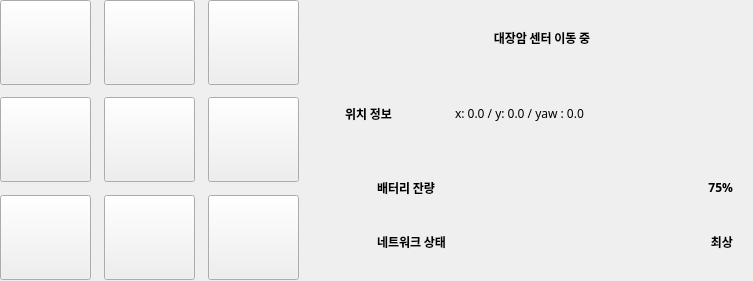
<?xml version="1.0" encoding="UTF-8"?>
<ui version="4.0">
 <class>Status2Widget</class>
 <widget class="QWidget" name="Status2Widget">
  <property name="geometry">
   <rect>
    <x>0</x>
    <y>0</y>
    <width>753</width>
    <height>281</height>
   </rect>
  </property>
  <property name="windowTitle">
   <string>Form</string>
  </property>
  <widget class="QLabel" name="move_bg">
   <property name="geometry">
    <rect>
     <x>331</x>
     <y>0</y>
     <width>422</width>
     <height>77</height>
    </rect>
   </property>
   <property name="text">
    <string/>
   </property>
  </widget>
  <widget class="QLabel" name="move_first">
   <property name="geometry">
    <rect>
     <x>440</x>
     <y>16</y>
     <width>204</width>
     <height>44</height>
    </rect>
   </property>
   <property name="font">
    <font>
     <family>Inter 18pt</family>
     <weight>75</weight>
     <bold>true</bold>
    </font>
   </property>
   <property name="text">
    <string>대장암 센터 이동 중</string>
   </property>
   <property name="alignment">
    <set>Qt::AlignCenter</set>
   </property>
  </widget>
  <widget class="QLabel" name="point1">
   <property name="geometry">
    <rect>
     <x>331</x>
     <y>111</y>
     <width>4</width>
     <height>4</height>
    </rect>
   </property>
   <property name="font">
    <font>
     <family>Inter 18pt</family>
     <weight>75</weight>
     <bold>true</bold>
    </font>
   </property>
   <property name="text">
    <string/>
   </property>
   <property name="alignment">
    <set>Qt::AlignCenter</set>
   </property>
  </widget>
  <widget class="QLabel" name="title1">
   <property name="geometry">
    <rect>
     <x>345</x>
     <y>105</y>
     <width>100</width>
     <height>17</height>
    </rect>
   </property>
   <property name="font">
    <font>
     <family>Inter 18pt</family>
     <weight>75</weight>
     <bold>true</bold>
    </font>
   </property>
   <property name="text">
    <string>위치 정보</string>
   </property>
   <property name="alignment">
    <set>Qt::AlignLeading|Qt::AlignLeft|Qt::AlignVCenter</set>
   </property>
  </widget>
  <widget class="QLabel" name="content1">
   <property name="geometry">
    <rect>
     <x>455</x>
     <y>105</y>
     <width>221</width>
     <height>17</height>
    </rect>
   </property>
   <property name="font">
    <font>
     <family>Inter 18pt</family>
     <weight>50</weight>
     <bold>false</bold>
    </font>
   </property>
   <property name="text">
    <string>x: 0.0 / y: 0.0 / yaw : 0.0</string>
   </property>
   <property name="alignment">
    <set>Qt::AlignLeading|Qt::AlignLeft|Qt::AlignVCenter</set>
   </property>
  </widget>
  <widget class="QLabel" name="machine_box">
   <property name="geometry">
    <rect>
     <x>331</x>
     <y>148</y>
     <width>422</width>
     <height>133</height>
    </rect>
   </property>
   <property name="text">
    <string/>
   </property>
  </widget>
  <widget class="QLabel" name="battery_img">
   <property name="geometry">
    <rect>
     <x>351</x>
     <y>179</y>
     <width>16</width>
     <height>16</height>
    </rect>
   </property>
   <property name="font">
    <font>
     <family>Inter 18pt</family>
     <weight>75</weight>
     <bold>true</bold>
    </font>
   </property>
   <property name="text">
    <string/>
   </property>
   <property name="alignment">
    <set>Qt::AlignCenter</set>
   </property>
  </widget>
  <widget class="QLabel" name="network_img">
   <property name="geometry">
    <rect>
     <x>351</x>
     <y>233</y>
     <width>16</width>
     <height>16</height>
    </rect>
   </property>
   <property name="font">
    <font>
     <family>Inter 18pt</family>
     <weight>75</weight>
     <bold>true</bold>
    </font>
   </property>
   <property name="text">
    <string/>
   </property>
   <property name="alignment">
    <set>Qt::AlignCenter</set>
   </property>
  </widget>
  <widget class="QLabel" name="title5">
   <property name="geometry">
    <rect>
     <x>377</x>
     <y>179</y>
     <width>100</width>
     <height>17</height>
    </rect>
   </property>
   <property name="font">
    <font>
     <family>Inter 18pt</family>
     <weight>75</weight>
     <bold>true</bold>
    </font>
   </property>
   <property name="text">
    <string>배터리 잔량</string>
   </property>
   <property name="alignment">
    <set>Qt::AlignLeading|Qt::AlignLeft|Qt::AlignVCenter</set>
   </property>
  </widget>
  <widget class="QLabel" name="title6">
   <property name="geometry">
    <rect>
     <x>377</x>
     <y>233</y>
     <width>100</width>
     <height>17</height>
    </rect>
   </property>
   <property name="font">
    <font>
     <family>Inter 18pt</family>
     <weight>75</weight>
     <bold>true</bold>
    </font>
   </property>
   <property name="text">
    <string>네트워크 상태</string>
   </property>
   <property name="alignment">
    <set>Qt::AlignLeading|Qt::AlignLeft|Qt::AlignVCenter</set>
   </property>
  </widget>
  <widget class="QLabel" name="title5_status">
   <property name="geometry">
    <rect>
     <x>693</x>
     <y>179</y>
     <width>40</width>
     <height>17</height>
    </rect>
   </property>
   <property name="font">
    <font>
     <family>Inter 18pt</family>
     <weight>75</weight>
     <bold>true</bold>
    </font>
   </property>
   <property name="text">
    <string>75%</string>
   </property>
   <property name="alignment">
    <set>Qt::AlignRight|Qt::AlignTrailing|Qt::AlignVCenter</set>
   </property>
  </widget>
  <widget class="QLabel" name="title6_status">
   <property name="geometry">
    <rect>
     <x>693</x>
     <y>233</y>
     <width>40</width>
     <height>17</height>
    </rect>
   </property>
   <property name="font">
    <font>
     <family>Inter 18pt</family>
     <weight>75</weight>
     <bold>true</bold>
    </font>
   </property>
   <property name="text">
    <string>최상</string>
   </property>
   <property name="alignment">
    <set>Qt::AlignRight|Qt::AlignTrailing|Qt::AlignVCenter</set>
   </property>
  </widget>
  <widget class="QLabel" name="title5_box">
   <property name="geometry">
    <rect>
     <x>477</x>
     <y>175</y>
     <width>206</width>
     <height>24</height>
    </rect>
   </property>
   <property name="text">
    <string/>
   </property>
  </widget>
  <widget class="QLabel" name="title6_box">
   <property name="geometry">
    <rect>
     <x>477</x>
     <y>229</y>
     <width>206</width>
     <height>24</height>
    </rect>
   </property>
   <property name="text">
    <string/>
   </property>
  </widget>
  <widget class="QLabel" name="title5_box_cell1">
   <property name="geometry">
    <rect>
     <x>481</x>
     <y>179</y>
     <width>18</width>
     <height>16</height>
    </rect>
   </property>
   <property name="text">
    <string/>
   </property>
  </widget>
  <widget class="QLabel" name="title5_box_cell2">
   <property name="geometry">
    <rect>
     <x>501</x>
     <y>179</y>
     <width>18</width>
     <height>16</height>
    </rect>
   </property>
   <property name="text">
    <string/>
   </property>
  </widget>
  <widget class="QLabel" name="title5_box_cell3">
   <property name="geometry">
    <rect>
     <x>521</x>
     <y>179</y>
     <width>18</width>
     <height>16</height>
    </rect>
   </property>
   <property name="text">
    <string/>
   </property>
  </widget>
  <widget class="QLabel" name="title5_box_cell4">
   <property name="geometry">
    <rect>
     <x>541</x>
     <y>179</y>
     <width>18</width>
     <height>16</height>
    </rect>
   </property>
   <property name="text">
    <string/>
   </property>
  </widget>
  <widget class="QLabel" name="title5_box_cell5">
   <property name="geometry">
    <rect>
     <x>561</x>
     <y>179</y>
     <width>18</width>
     <height>16</height>
    </rect>
   </property>
   <property name="text">
    <string/>
   </property>
  </widget>
  <widget class="QLabel" name="title5_box_cell6">
   <property name="geometry">
    <rect>
     <x>581</x>
     <y>179</y>
     <width>18</width>
     <height>16</height>
    </rect>
   </property>
   <property name="text">
    <string/>
   </property>
  </widget>
  <widget class="QLabel" name="title5_box_cell7">
   <property name="geometry">
    <rect>
     <x>601</x>
     <y>179</y>
     <width>18</width>
     <height>16</height>
    </rect>
   </property>
   <property name="text">
    <string/>
   </property>
  </widget>
  <widget class="QLabel" name="title5_box_cell8">
   <property name="geometry">
    <rect>
     <x>621</x>
     <y>179</y>
     <width>18</width>
     <height>16</height>
    </rect>
   </property>
   <property name="text">
    <string/>
   </property>
  </widget>
  <widget class="QLabel" name="title5_box_cell9">
   <property name="geometry">
    <rect>
     <x>641</x>
     <y>179</y>
     <width>18</width>
     <height>16</height>
    </rect>
   </property>
   <property name="text">
    <string/>
   </property>
  </widget>
  <widget class="QLabel" name="title5_box_cell10">
   <property name="geometry">
    <rect>
     <x>661</x>
     <y>179</y>
     <width>18</width>
     <height>16</height>
    </rect>
   </property>
   <property name="text">
    <string/>
   </property>
  </widget>
  <widget class="QLabel" name="title6_box_cell1">
   <property name="geometry">
    <rect>
     <x>481</x>
     <y>233</y>
     <width>46</width>
     <height>16</height>
    </rect>
   </property>
   <property name="text">
    <string/>
   </property>
  </widget>
  <widget class="QLabel" name="title6_box_cell2">
   <property name="geometry">
    <rect>
     <x>531</x>
     <y>233</y>
     <width>46</width>
     <height>16</height>
    </rect>
   </property>
   <property name="text">
    <string/>
   </property>
  </widget>
  <widget class="QLabel" name="title6_box_cell3">
   <property name="geometry">
    <rect>
     <x>582</x>
     <y>233</y>
     <width>46</width>
     <height>16</height>
    </rect>
   </property>
   <property name="text">
    <string/>
   </property>
  </widget>
  <widget class="QLabel" name="title6_box_cell4">
   <property name="geometry">
    <rect>
     <x>632</x>
     <y>233</y>
     <width>46</width>
     <height>16</height>
    </rect>
   </property>
   <property name="text">
    <string/>
   </property>
  </widget>
  <widget class="QPushButton" name="arrowBtn1">
   <property name="geometry">
    <rect>
     <x>0</x>
     <y>0</y>
     <width>91</width>
     <height>85</height>
    </rect>
   </property>
   <property name="text">
    <string/>
   </property>
  </widget>
  <widget class="QPushButton" name="arrowBtn2">
   <property name="geometry">
    <rect>
     <x>104</x>
     <y>0</y>
     <width>91</width>
     <height>85</height>
    </rect>
   </property>
   <property name="text">
    <string/>
   </property>
  </widget>
  <widget class="QPushButton" name="arrowBtn3">
   <property name="geometry">
    <rect>
     <x>208</x>
     <y>0</y>
     <width>91</width>
     <height>85</height>
    </rect>
   </property>
   <property name="text">
    <string/>
   </property>
  </widget>
  <widget class="QPushButton" name="arrowBtn4">
   <property name="geometry">
    <rect>
     <x>0</x>
     <y>97</y>
     <width>91</width>
     <height>85</height>
    </rect>
   </property>
   <property name="text">
    <string/>
   </property>
  </widget>
  <widget class="QPushButton" name="arrowBtn5">
   <property name="geometry">
    <rect>
     <x>104</x>
     <y>97</y>
     <width>91</width>
     <height>85</height>
    </rect>
   </property>
   <property name="text">
    <string/>
   </property>
  </widget>
  <widget class="QPushButton" name="arrowBtn6">
   <property name="geometry">
    <rect>
     <x>208</x>
     <y>97</y>
     <width>91</width>
     <height>85</height>
    </rect>
   </property>
   <property name="text">
    <string/>
   </property>
  </widget>
  <widget class="QPushButton" name="arrowBtn7">
   <property name="geometry">
    <rect>
     <x>0</x>
     <y>195</y>
     <width>91</width>
     <height>85</height>
    </rect>
   </property>
   <property name="text">
    <string/>
   </property>
  </widget>
  <widget class="QPushButton" name="arrowBtn8">
   <property name="geometry">
    <rect>
     <x>104</x>
     <y>195</y>
     <width>91</width>
     <height>85</height>
    </rect>
   </property>
   <property name="text">
    <string/>
   </property>
  </widget>
  <widget class="QPushButton" name="arrowBtn9">
   <property name="geometry">
    <rect>
     <x>208</x>
     <y>195</y>
     <width>91</width>
     <height>85</height>
    </rect>
   </property>
   <property name="text">
    <string/>
   </property>
  </widget>
  <widget class="QLabel" name="arrowBtn_key1">
   <property name="geometry">
    <rect>
     <x>0</x>
     <y>0</y>
     <width>91</width>
     <height>85</height>
    </rect>
   </property>
   <property name="text">
    <string/>
   </property>
  </widget>
  <widget class="QLabel" name="arrowBtn_key2">
   <property name="geometry">
    <rect>
     <x>104</x>
     <y>0</y>
     <width>91</width>
     <height>85</height>
    </rect>
   </property>
   <property name="text">
    <string/>
   </property>
  </widget>
  <widget class="QLabel" name="arrowBtn_key3">
   <property name="geometry">
    <rect>
     <x>208</x>
     <y>0</y>
     <width>91</width>
     <height>85</height>
    </rect>
   </property>
   <property name="text">
    <string/>
   </property>
  </widget>
  <widget class="QLabel" name="arrowBtn_key4">
   <property name="geometry">
    <rect>
     <x>0</x>
     <y>97</y>
     <width>91</width>
     <height>85</height>
    </rect>
   </property>
   <property name="text">
    <string/>
   </property>
  </widget>
  <widget class="QLabel" name="arrowBtn_key5">
   <property name="geometry">
    <rect>
     <x>104</x>
     <y>97</y>
     <width>91</width>
     <height>85</height>
    </rect>
   </property>
   <property name="text">
    <string/>
   </property>
  </widget>
  <widget class="QLabel" name="arrowBtn_key6">
   <property name="geometry">
    <rect>
     <x>208</x>
     <y>97</y>
     <width>91</width>
     <height>85</height>
    </rect>
   </property>
   <property name="text">
    <string/>
   </property>
  </widget>
  <widget class="QLabel" name="arrowBtn_key7">
   <property name="geometry">
    <rect>
     <x>0</x>
     <y>195</y>
     <width>91</width>
     <height>85</height>
    </rect>
   </property>
   <property name="text">
    <string/>
   </property>
  </widget>
  <widget class="QLabel" name="arrowBtn_key8">
   <property name="geometry">
    <rect>
     <x>104</x>
     <y>195</y>
     <width>91</width>
     <height>85</height>
    </rect>
   </property>
   <property name="text">
    <string/>
   </property>
  </widget>
  <widget class="QLabel" name="arrowBtn_key9">
   <property name="geometry">
    <rect>
     <x>208</x>
     <y>195</y>
     <width>91</width>
     <height>85</height>
    </rect>
   </property>
   <property name="text">
    <string/>
   </property>
  </widget>
  <zorder>move_bg</zorder>
  <zorder>move_first</zorder>
  <zorder>point1</zorder>
  <zorder>title1</zorder>
  <zorder>content1</zorder>
  <zorder>machine_box</zorder>
  <zorder>battery_img</zorder>
  <zorder>network_img</zorder>
  <zorder>title5</zorder>
  <zorder>title6</zorder>
  <zorder>title5_status</zorder>
  <zorder>title6_status</zorder>
  <zorder>title5_box</zorder>
  <zorder>title6_box</zorder>
  <zorder>title5_box_cell1</zorder>
  <zorder>title5_box_cell2</zorder>
  <zorder>title5_box_cell3</zorder>
  <zorder>title5_box_cell4</zorder>
  <zorder>title5_box_cell5</zorder>
  <zorder>title5_box_cell6</zorder>
  <zorder>title5_box_cell7</zorder>
  <zorder>title5_box_cell8</zorder>
  <zorder>title5_box_cell9</zorder>
  <zorder>title5_box_cell10</zorder>
  <zorder>title6_box_cell1</zorder>
  <zorder>title6_box_cell2</zorder>
  <zorder>title6_box_cell3</zorder>
  <zorder>title6_box_cell4</zorder>
  <zorder>arrowBtn_key1</zorder>
  <zorder>arrowBtn_key2</zorder>
  <zorder>arrowBtn_key3</zorder>
  <zorder>arrowBtn_key4</zorder>
  <zorder>arrowBtn_key5</zorder>
  <zorder>arrowBtn_key6</zorder>
  <zorder>arrowBtn_key7</zorder>
  <zorder>arrowBtn_key8</zorder>
  <zorder>arrowBtn_key9</zorder>
  <zorder>arrowBtn1</zorder>
  <zorder>arrowBtn2</zorder>
  <zorder>arrowBtn3</zorder>
  <zorder>arrowBtn4</zorder>
  <zorder>arrowBtn5</zorder>
  <zorder>arrowBtn6</zorder>
  <zorder>arrowBtn7</zorder>
  <zorder>arrowBtn8</zorder>
  <zorder>arrowBtn9</zorder>
 </widget>
 <resources/>
 <connections/>
</ui>
